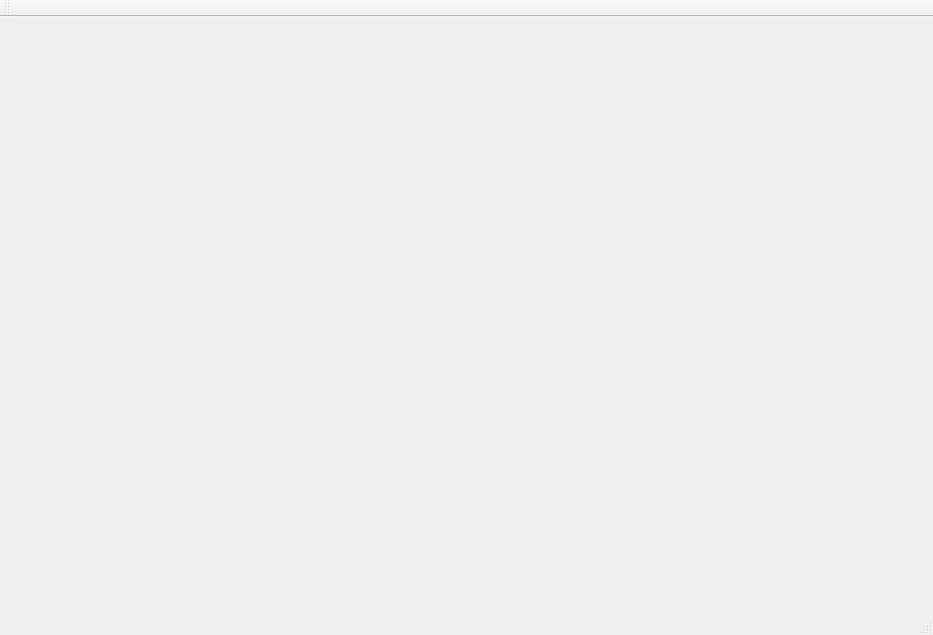
<?xml version="1.0" encoding="UTF-8"?>
<ui version="4.0">
 <class>MainWindow</class>
 <widget class="QMainWindow" name="MainWindow">
  <property name="windowModality">
   <enum>Qt::ApplicationModal</enum>
  </property>
  <property name="geometry">
   <rect>
    <x>0</x>
    <y>0</y>
    <width>933</width>
    <height>635</height>
   </rect>
  </property>
  <widget class="mywidget" name="centralWidget">
   <widget class="QWidget" name="widget" native="true">
    <property name="geometry">
     <rect>
      <x>70</x>
      <y>50</y>
      <width>341</width>
      <height>281</height>
     </rect>
    </property>
   </widget>
  </widget>
  <widget class="QMenuBar" name="menuBar">
   <property name="geometry">
    <rect>
     <x>0</x>
     <y>0</y>
     <width>933</width>
     <height>21</height>
    </rect>
   </property>
  </widget>
  <widget class="QToolBar" name="mainToolBar">
   <attribute name="toolBarArea">
    <enum>TopToolBarArea</enum>
   </attribute>
   <attribute name="toolBarBreak">
    <bool>false</bool>
   </attribute>
  </widget>
  <widget class="QStatusBar" name="statusBar"/>
 </widget>
 <layoutdefault spacing="6" margin="11"/>
 <customwidgets>
  <customwidget>
   <class>mywidget</class>
   <extends>QWidget</extends>
   <header>mywidget.h</header>
   <container>1</container>
  </customwidget>
 </customwidgets>
 <resources/>
 <connections/>
</ui>
